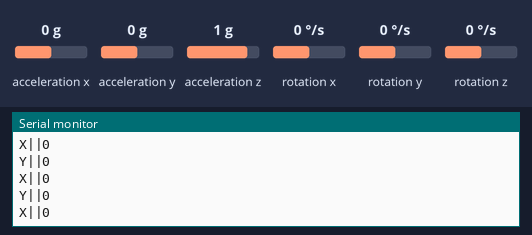
A sketch run on a simulated Arduino Uno, built with avr-gcc and run on an emulated ATmega328P. Shown: the last lines printed to the serial monitor. The inputs (shaded band) are chosen by the test bench; at power-on: acceleration x 0 g, rotation z 0 °/s, acceleration z 1 g, acceleration y 0 g, rotation x 0 °/s, rotation y 0 °/s.

Above: at 1.2 s.
1.3 s: acceleration x set to -1.4 g
At 2.4 s:
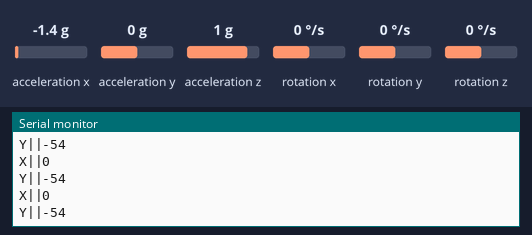
2.8 s: rotation z set to 192 °/s
At 3.9 s:
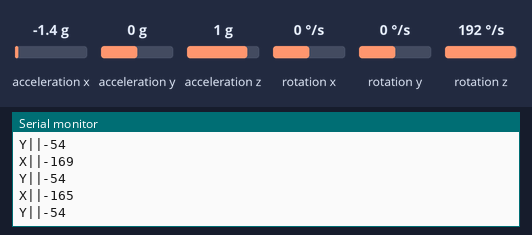
5.8 s: rotation z set to -100 °/s
At 6.6 s:
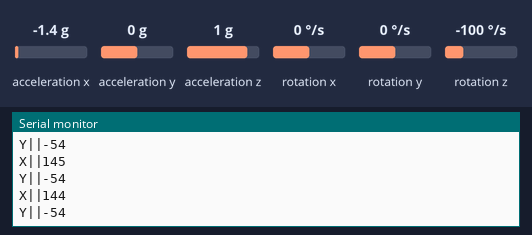
8.8 s: rotation z set to 100 °/s
At 9.9 s:
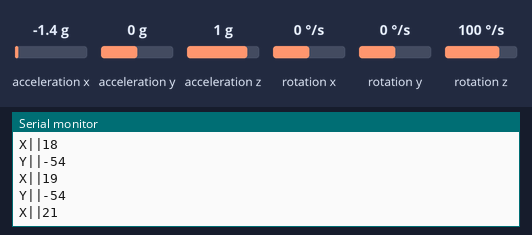
11.8 s: acceleration z set to -1.4 g
At 12.4 s:
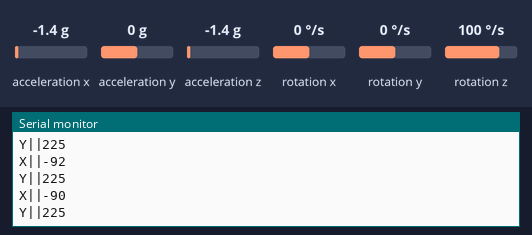
Timing chart, 0 to 14.3 s (numbered marks = the images above; inputs shaded):
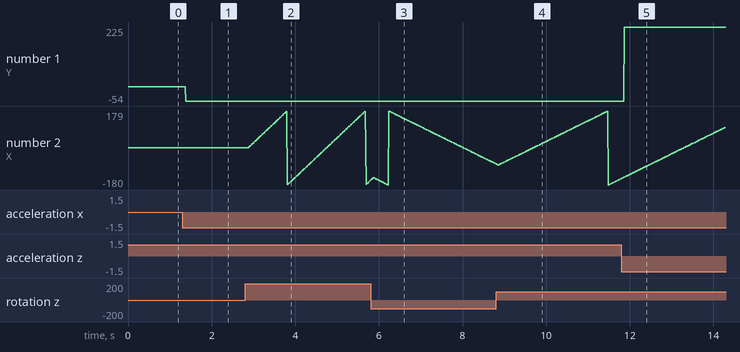

Measured:
- after the input at 1.3 s, the serial monitor: prints a new line after 0.08 s (image 1)
- after the input at 2.8 s, the serial monitor: prints a new line after 0.09 s (image 2)
- plotted number 1: 0 → -54 after the input at 1.3 s
- plotted number 2: 0 → -158 after the input at 2.8 s

The sketch:

output_validation_where_is_waldo.ino
```cpp
#include <Wire.h>
#include <MPU6050.h>

MPU6050 mpu;

unsigned long vorigeTijd = 0;
float zHoek = 0;

void setup() {
  Serial.begin(9600);
  Wire.begin();
  mpu.initialize();
  if (!mpu.testConnection()) {
    Serial.println("MPU6050 verbinding mislukt!");
    while (1);
  }
}

void loop() {
  int16_t ax, ay, az;
  mpu.getAcceleration(&ax, &ay, &az);
  int16_t gx, gy, gz;
  mpu.getRotation(&gx, &gy, &gz);

  // Versnelling omzetten naar 'g'-waarden om een kanteling in de drie richtingen te kunnen bepalen.
  float fax = ax / 16384.0;
  float fay = ay / 16384.0;
  float faz = az / 16384.0;
  float fgz = (gz / 131.0);

  // Tijd sinds laatste meting
  unsigned long huidigeTijd = millis();
  float deltaT = (huidigeTijd - vorigeTijd) / 1000.0; // in seconden
  vorigeTijd = huidigeTijd;

  // Draaihoek integreren
  zHoek += round(fgz) * deltaT;

  // Hoek beperken van 0 tot 360°
  if (zHoek < 0) zHoek += 360;
  if (zHoek >= 360) zHoek -= 360;

  int Xangle = round(atan2(faz, fax) * 180 / PI);

  if (zHoek > 180){
      zHoek -=360;
  }
  Xangle -=90;
  if (Xangle > 180){
    Xangle -= 360;
  }
  Xangle= Xangle*-1;

  Serial.print("Y||");
  Serial.println(round(Xangle));
  Serial.print("X||");
  Serial.println(round(zHoek));
}
```
